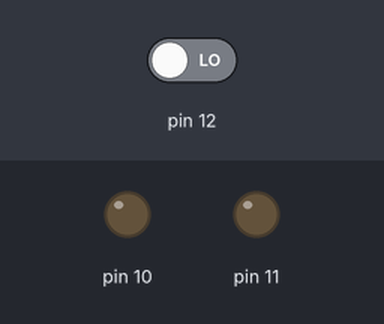
The sketch below on a simulated Arduino Uno, built with avr-gcc and run on an emulated ATmega328P. On the bench: output pins drawn as LEDs (lit = HIGH). The inputs (shaded band) are chosen by the test bench; at power-on: pin 12 LOW.

Above: at 1.2 s.
1.3 s: pin 12 driven HIGH
At 1.8 s:
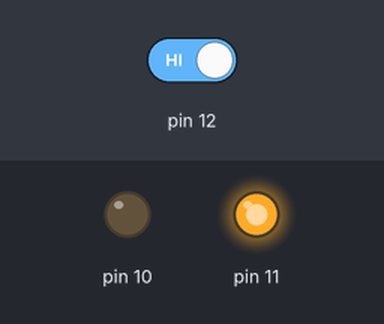
2.8 s: pin 12 driven LOW
At 4.1 s:
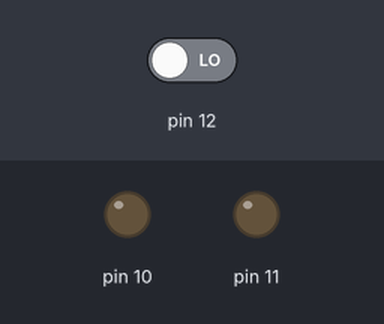
Timing chart, 0 to 5.8 s (numbered marks = the images above; inputs shaded):
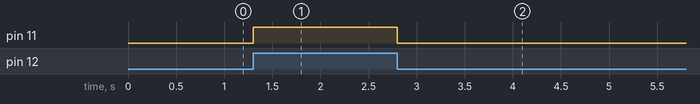

The sketch:

touch_bell_sensor.ino
```cpp
void setup()
{
  pinMode(12, INPUT);
  pinMode(11, OUTPUT);
  pinMode(10, OUTPUT);
}

void loop()
{
  int c = digitalRead(12);
  if (c == 1)
  {
    digitalWrite(11, HIGH);
    digitalWrite(10, LOW);
  }
  else
  {
    digitalWrite(11, LOW);
    digitalWrite(10, LOW);
  }
}
```

Measured:
- after the input at 1.3 s, pin 11: LOW → HIGH at once
- after the input at 2.8 s, pin 11: HIGH → LOW at once
